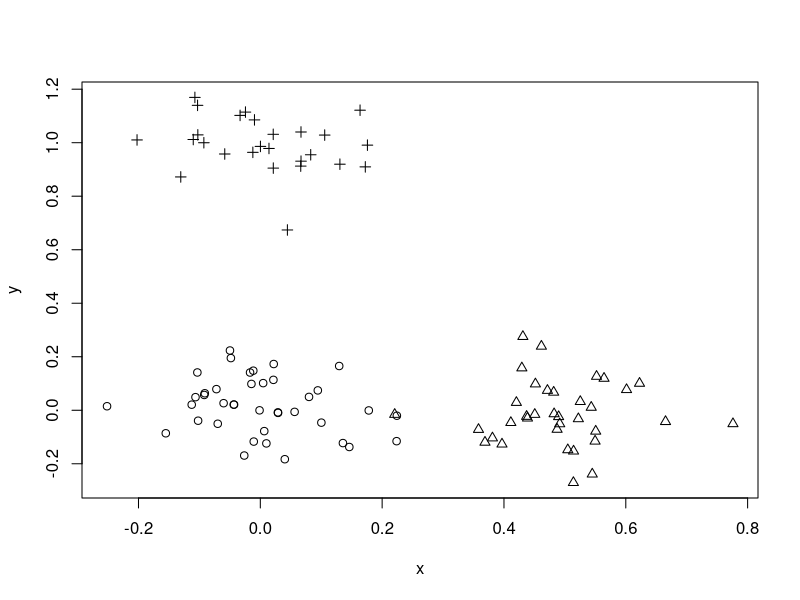

Generate this figure with R:
### Clustering
#
#Clustering reference from [Berkeley STA133 class](https://www.stat.berkeley.edu/~s133/Cluster2a.html)
#
#Technique: to understand machine learning and software 
#
#1. Generate data that satisfies the assumptions
#2. Check the results against what you know to be true
#
#```{r}
#n = 100
#
## Makes this reproducible.
#set.seed(489)
#true_cluster = sample(1:3, size = n, replace = TRUE)
#
#x = rep(0, n)
#y = rep(0, n)
#
#x[true_cluster == 2] = 0.5
#y[true_cluster == 3] = 1
#
## Right now the points all overlap, so add some noise
#x = x + rnorm(n, sd = 0.1)
#y = y + rnorm(n, sd = 0.1)
#
#plot(x, y)
#
## Better
#plot(x, y, pch = true_cluster)
#```
#
#Let's play with the clustering models.
#
#```{r}
#m = matrix(c(0, 1, 0, 0, 0, 1), nrow = 3)
#m
#```
#
#The Euclidean (L2) distances between these points should be 1, 1, and sqrt(1 + 1).
#
#```{r}
#dist(m)
#```
#
#The Manhattan (L1) distances between these points should be 1, 1, and 1 + 1.
#
#```{r}
#dist(m, method = "manhattan")
#```
#
#
### Reasoning about the computation:
#
#Computing a distance matrix can be expensive.
#
#```{r}
#n = 1e6 # number of data points
#p = 5   # dimensionality
#5 * choose(n, 2)
#```
#
#The nice thing is you do it once, and can keep reusing it with multiple algorithms.
#
#Question: How many possible cluster assignments are there for PAM with k clusters?
#Answer: n choose k, one for each set of k medoids
#
#```{r}
#k = 10
#5 * choose(n, k)
#```
#
#Pam deals with this by being a _greedy_ algorithm- it doesn't explore all possible options to find the very best.
#It just improves an objective function every time.
#
#Contrast this with kmeans, which is O(n), much faster.
#
#
### Playing around:
#
#```{r}
#library(cluster)
#
## Modeling functions tend to play better with data frames.
#xy = data.frame(x, y)
#
#p1 = pam(xy, k = 3L)
#```
#
#Reading the documentation we see that the software saves the cluster assignments into `clustering`.
#
#```{r}
#mean(p1$clustering == true_cluster)
#```
#
#Question: What's going on?
#Clusters only matter up to labeling.
#
#```{r}
#points(p1$medoids, bg = "blue", pch = 21)
#```
#
### Agglomerative hierarchical clustering
#
#```{r}
#a1 = agnes(xy, method = "complete")
#
#plot(a1, which.plots = 2L)
#```
#
#This is as good as it gets.
#
#
### Explain Homework Data
#
#Homework is due in a week.
#Get started, ask questions.
#
### Review
#
#Appropriate data structures can give order of magnitude improvements:
#
#- Faster speed
#- Lower memory usage
#
#R's `Matrix` package contains classes and methods for matrices implemented using R's S4 class system.
#
#Homework help: Compressed sparse row
#
#
#```{r}
#
#mc = sparseMatrix(i = c(7, 8), j = c(3, 3), x = c(10, 20))
#
#m = as(mc, "dgeMatrix")
#
## Fails because it hasn't been implemented. 
#mr = as(mc, "dgRMatrix")
#
## Sometimes you can go around by coercing to an intermediate object.
#mr = as(as(m, "matrix"), "dgRMatrix")
#
## I'm working with the row oriented version.
## In the homework you will work with the column oriented dgCMatrix, which has much better support in the Matrix package.
#
## They print the same, but they are different inside.
#str(mr)
#```
#
#These are 0 based indices, vs 1 based as in R.
#
#
### Memory copying
#
#Question: How do we know when object sizes are too big and are causing a problem?
#
#Profile!
#
#We can find out when R copies objects using `tracemem`
#
#```{r}
#n = 1e6
#x = 1:n
#
#tracemem(x)
#
## No copy
#y = x + 1
#
## No copy
#z = x
#```
#
#What happens when I change a single element?
#
#```{r}
## Makes a copy
#z[1] = 0L
#
## No copy!
#z[2] = 1L
#```
#
### What is a number?
#
#`.Machine` holds all the low level details.
#
#Double precision numbers are implemented as two parts: the significand, and the exponent.
#
#```{r}
#.Machine$double.digits
#
#.Machine$double.exponent
#```
#
#Checking for exact quality is a common problem.
#
#```{r}
#0.1 + 0.2 == 0.3
#```
#
#The right way is to check if two numbers are close is to see if they differ by more than epsilon, for some small epsilon.
#
#Source: [THE FLOATING-POINT GUIDE](https://floating-point-gui.de/)




n = 100

# Makes this reproducible.
set.seed(489)
true_cluster = sample(1:3, size = n, replace = TRUE)

x = rep(0, n)
y = rep(0, n)

x[true_cluster == 2] = 0.5
y[true_cluster == 3] = 1

# Right now the points all overlap, so add some noise
x = x + rnorm(n, sd = 0.1)
y = y + rnorm(n, sd = 0.1)

plot(x, y, pch = true_cluster)

